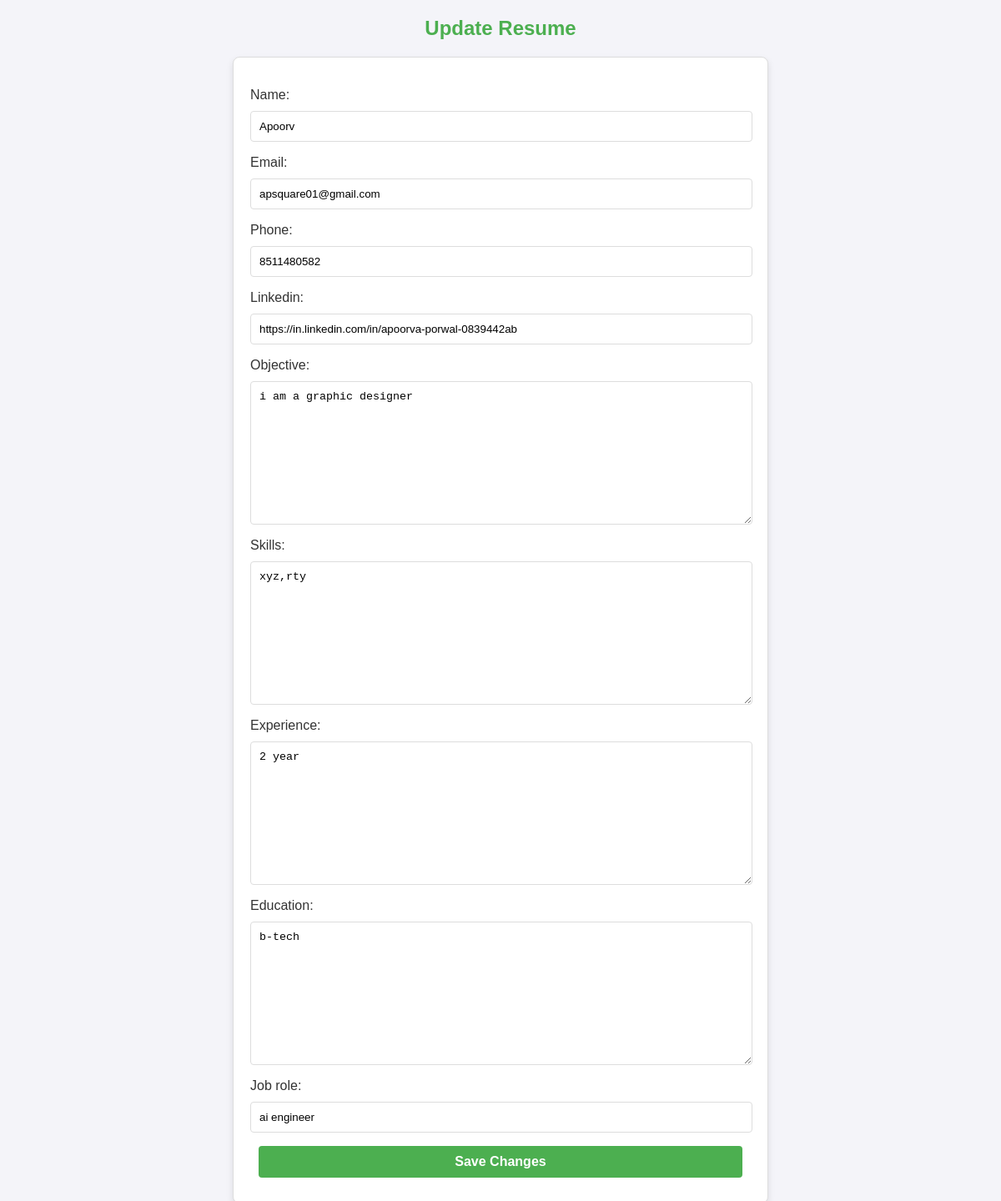
The app's page /resumes/update/13/ with its own data.
### resumes/models.py (models this page shows, shortened)
class Resume(models.Model):
    name = models.CharField(max_length=100)
    email = models.EmailField()
    phone = models.CharField(max_length=15)
    linkedin = models.URLField(blank=True, null=True)
    objective = models.TextField()
    skills = models.TextField()  # Store a comma-separated list of skills
    experience = models.TextField()  # Store experience details
    education = models.TextField()  # Store education details
    job_role = models.CharField(max_length=100)  # New field for job role
    ai_generated_resume = models.TextField(blank=True, null=True)  # New field for AI-generated resume
    created_at = models.DateTimeField(auto_now_add=True)

### resumes/views.py (the view)
# urls.py: path('update/<int:pk>/', views.update_resume, name='update_resume'),
def update_resume(request, pk):
    resume = get_object_or_404(Resume, pk=pk)
    if request.method == "POST":
        form = ResumeForm(request.POST, instance=resume)
        if form.is_valid():
            form.save()
            return redirect('resume_list')
    else:
        form = ResumeForm(instance=resume)
    return render(request, 'resumes/update_resume.html', {'form': form, 'resume': resume})

### resumes/forms.py
class ResumeForm(forms.ModelForm):
    class Meta:
        model = Resume
        fields = ['name', 'email', 'phone', 'linkedin', 'objective', 'skills', 'experience', 'education', 'job_role']

### templates/resumes/update_resume.html (shortened to what this page needs)
<!DOCTYPE html>
<html>
<head>
    {% load static %}
    <link rel="stylesheet" type="text/css" href="{% static 'resumes/styles.css' %}">
</head>
<body>
    <h2>Update Resume</h2>
    <form method="post">
        {{ form.as_p }}
        <button type="submit">Save Changes</button>
    </form>
</body>
</html>

### resumes/static/resumes/styles.css (style rules this page uses)
body { font-family: Arial, sans-serif; background-color: #f4f4f9; margin: 0; padding: 0; color: #333; }
h2 { text-align: center; color: #4CAF50; margin-top: 20px; font-size: 24px; }
form { width: 50%; margin: 20px auto; padding: 20px; background: #fff; border: 1px solid #ddd; border-radius: 8px; box-shadow: 0 4px 8px rgba(0, 0, 0, 0.1); }
form input, form textarea, form select, form button { display: block; width: calc(100% - 20px); margin: 10px auto; padding: 10px; border: 1px solid #ddd; border-radius: 4px; }
form button { background: #4CAF50; color: #fff; border: none; cursor: pointer; font-size: 16px; font-weight: bold; }

### records on screen
Resume: name "Apoorv", email "apsquare01@gmail.com", phone "8511480582", linkedin "https://in.linkedin.com/in/apoorva-porwal-0839442ab", objective "i am a graphic designer", skills "xyz,rty", experience "2 year", education "b-tech", job_role "ai engineer"
